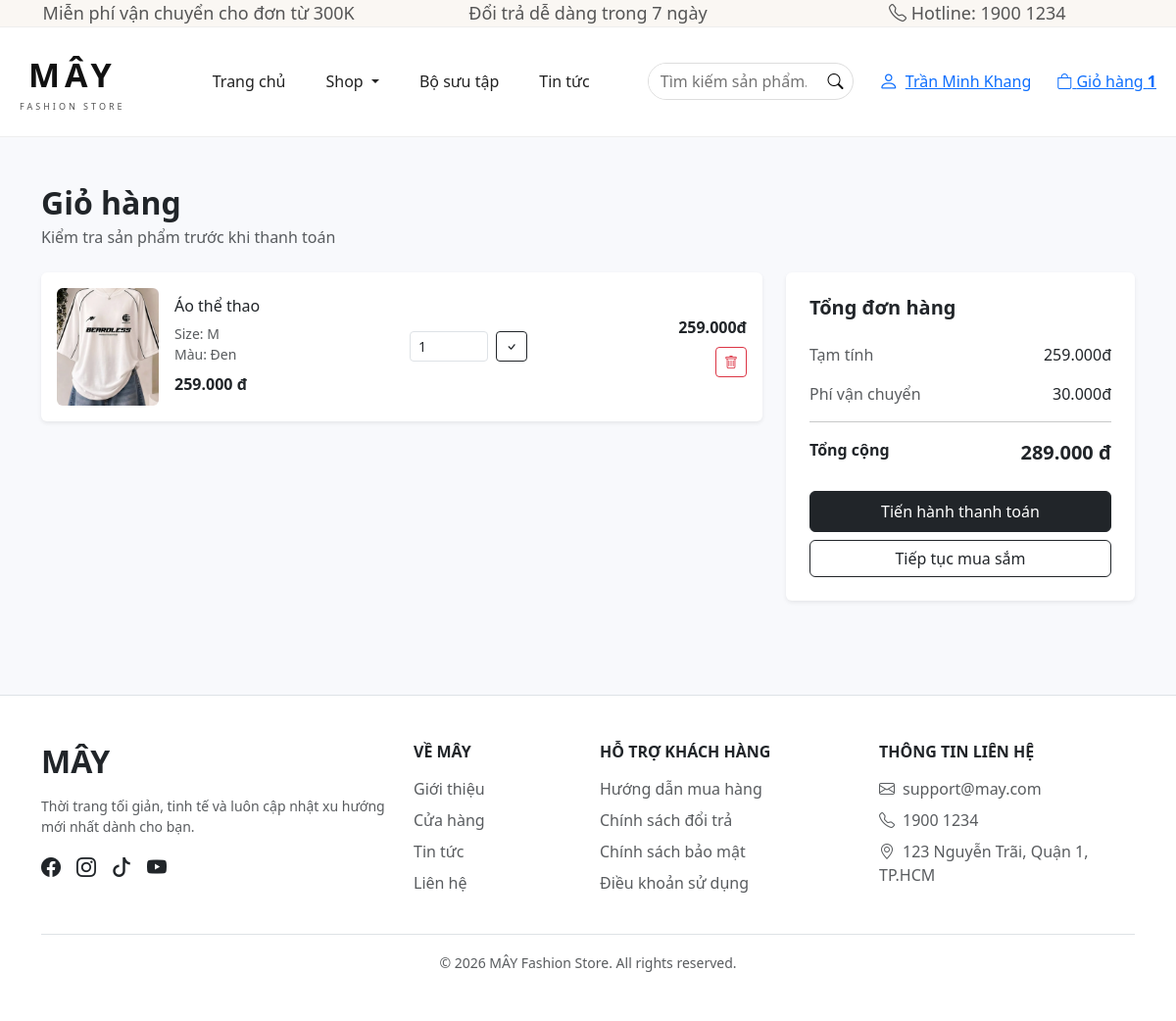
/fashion-store/cart.php (signed in), run on the app's committed database.
### tables this page shows
CREATE TABLE cart_items (
    id INT AUTO_INCREMENT PRIMARY KEY,
    cart_id INT NOT NULL,
    product_id INT NOT NULL,
    variant_id INT NOT NULL,
    quantity INT NOT NULL DEFAULT 1,
    price DECIMAL(15,2) NOT NULL,
    FOREIGN KEY (cart_id) REFERENCES cart(id),
    FOREIGN KEY (product_id) REFERENCES products(id),
    FOREIGN KEY (variant_id) REFERENCES product_variants(id)
);

CREATE TABLE products (
    id INT AUTO_INCREMENT PRIMARY KEY,
    category_id INT NOT NULL,
    name VARCHAR(200) NOT NULL,
    price DECIMAL(15,2) NOT NULL,
    description TEXT,
    quantity INT DEFAULT 0,
    main_image VARCHAR(255),
    status INT DEFAULT 1,
    created_at DATETIME DEFAULT CURRENT_TIMESTAMP,
    gender ENUM('male','female') NOT NULL DEFAULT 'female',
    FOREIGN KEY (category_id) REFERENCES categories(id)
);

CREATE TABLE product_variants (
    id INT AUTO_INCREMENT PRIMARY KEY,
    product_id INT NOT NULL,
    size VARCHAR(20) NOT NULL,
    color VARCHAR(50) NOT NULL,
    quantity INT DEFAULT 0,
    FOREIGN KEY (product_id) REFERENCES products(id)
);

### fashion-store/cart.php (the view, shortened to what this page needs)
<?php
require_once "../includes/auth.php";
$user = $_SESSION['user'];
$user_id = $user['id'];
$stmt = $conn->prepare("SELECT id FROM cart WHERE user_id = ?");
$stmt->bind_param("i", $user_id);
$stmt->execute();
$result = $stmt->get_result();
if ($result->num_rows > 0) {
    $cart = $result->fetch_assoc();
    $cart_id = $cart['id'];
} else {
    $stmt = $conn->prepare("INSERT INTO cart (user_id) VALUES (?)");
    $stmt->bind_param("i", $user_id);
    $stmt->execute();
    $cart_id = $conn->insert_id;
}
$stmt = $conn->prepare("
    SELECT
        ci.id,
        ci.product_id,
        ci.variant_id,
        ci.quantity,
        ci.price,
        p.name,
        p.main_image,
        pv.size,
        pv.color,
        pv.quantity AS stock
    FROM cart_items ci
    INNER JOIN products p ON ci.product_id = p.id
    LEFT JOIN product_variants pv ON ci.variant_id = pv.id
    WHERE ci.cart_id = ?
    ORDER BY ci.id DESC
");
$stmt->bind_param("i", $cart_id);
$stmt->execute();
$items_result = $stmt->get_result();
$items = [];
while ($row = $items_result->fetch_assoc()) {
    $items[] = $row;
}
$total = 0;
foreach ($items as $item) {
    $total += (float)$item['price'] * (int)$item['quantity'];
}
$shipping_fee = $total > 0 ? 30000 : 0;
$grand_total = $total + $shipping_fee;
require_once "../includes/header.php";
require_once "../includes/menu.php";
?>
<div class="container py-5">
    <div class="mb-4">
        <h2 class="fw-semibold mb-1">Giỏ hàng</h2>
        <p class="text-muted mb-0">Kiểm tra sản phẩm trước khi thanh toán</p>
    </div>
    <?php if (empty($items)): ?>
        <div class="text-center py-5">
            <i class="bi bi-bag-x fs-1 text-muted"></i>
            <h4 class="mt-3">Giỏ hàng đang trống</h4>
            <p class="text-muted">Hãy thêm sản phẩm bạn yêu thích vào giỏ hàng.</p>
            <a href="products.php" class="btn btn-dark px-4">Tiếp tục mua sắm</a>
        </div>
    <?php else: ?>
        <div class="row g-4">
            <div class="col-lg-8">
                <?php foreach ($items as $item): ?>
                    <?php
                    $item_total =
                        (float)$item['price'] *
                        (int)$item['quantity'];
                    $image = $item['main_image'] ?? '';
                    if (!empty($image)) {
                        $image_path = "../uploads/products/" . $image;
                    } else {
                        $image_path = "../assets/images/products/image1.png";
                    }
                    ?>
                    <div class="card border-0 shadow-sm mb-3">
                        <div class="card-body">
                            <div class="row align-items-center g-3">
                                <div class="col-4 col-md-2">
                                    <img
                                        src="<?= htmlspecialchars($image_path) ?>"
                                        alt="<?= htmlspecialchars($item['name']) ?>"
                                        class="img-fluid rounded"
                                        style="width:100%;height:120px;object-fit:cover;"
                                    >
                                </div>
                                <div class="col-8 col-md-4">
                                    <h6 class="mb-2"><?= htmlspecialchars($item['name']) ?></h6>
                                    <?php if (!empty($item['size'])): ?>
                                        <div class="small text-muted">Size:
                                            <?= htmlspecialchars($item['size']) ?>
                                        </div>
                                    <?php endif; ?>
                                    <?php if (!empty($item['color'])): ?>
                                        <div class="small text-muted">Màu:
                                            <?= htmlspecialchars($item['color']) ?>
                                        </div>
                                    <?php endif; ?>
                                    <div class="mt-2 fw-semibold">
                                        <?= number_format($item['price'], 0, ',', '.') ?> đ
                                    </div>
                                </div>
                                <div class="col-6 col-md-3">
                                    <form method="POST" class="d-flex align-items-center">
                                        <input
                                            type="number"
                                            name="quantity"
                                            value="<?= $item['quantity'] ?>"
                                            min="1"
                                            <?php if ($item['variant_id'] && $item['stock'] !== null): ?>
                                                max="<?= $item['stock'] ?>"
                                            <?php endif; ?>
                                            class="form-control form-control-sm"
                                            style="width:80px;"
                                        >
                                        <button type="submit" name="update_cart" class="btn btn-sm btn-outline-dark ms-2">
                                            <i class="bi bi-check"></i>
                                        </button>
                                    </form>
                                </div>
                                <div class="col-6 col-md-3 text-md-end">
                                    <div class="fw-semibold mb-2">
                                        <?= number_format($item_total,0,',','.') ?>đ
                                    </div>
                                    <a href="cart.php?delete=<?= $item['id'] ?>" class="btn btn-sm btn-outline-danger" onclick="return confirm('Bạn có chắc muốn xóa sản phẩm này?')">
                                        <i class="bi bi-trash"></i>
                                    </a>
                                </div>
                            </div>
                        </div>
                    </div>
                <?php endforeach; ?>
            </div>
            <div class="col-lg-4">
                <div class="card border-0 shadow-sm">
                    <div class="card-body p-4">
                        <h5 class="fw-semibold mb-4">Tổng đơn hàng</h5>
                        <div class="d-flex justify-content-between mb-3">
                            <span class="text-muted">Tạm tính</span>
                            <span><?= number_format($total,0,',','.') ?>đ</span>
                        </div>
                        <div class="d-flex justify-content-between mb-3">
                            <span class="text-muted">Phí vận chuyển</span>
                            <span><?= number_format($shipping_fee,0,',','.') ?>đ</span>
                        </div>
                        <hr>
                        <div class="d-flex justify-content-between mb-4">
                            <strong>Tổng cộng</strong>
                            <strong class="fs-5"><?= number_format($grand_total,0,',','.') ?> đ</strong>
                        </div>
                        <a href="checkout.php" class="btn btn-dark w-100 py-2">Tiến hành thanh toán</a>
                        <a href="products.php" class="btn btn-outline-dark w-100 mt-2">Tiếp tục mua sắm</a>
                    </div>
                </div>
            </div>
        </div>
    <?php endif; ?>
</div>
<?php
require_once "../includes/footer.php";
?>

### assets/css/style.css (style rules this page uses)
body { background-color: #f8f9fc; font-family: 'Segoe UI', sans-serif; overflow-x: hidden; }

### data on the page
cart_items: product.main_image (picture), product.name "Áo thể thao", variant.size "M", variant.color "Đen", price "259.000", quantity "1", item_total "259.000"

### other printed values
$user['name'] "Trần Minh Khang"
$cart_count "1"
$total "259.000"
$shipping_fee "30.000"
$grand_total "289.000"
